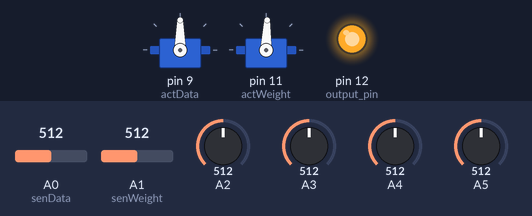
This sketch was run on a simulated Arduino Uno, built with avr-gcc and run on an emulated ATmega328P. Parts: 2 × servo, output pins drawn as LEDs (lit = HIGH). The test bench sets the inputs (shaded band); at power-on: A0 (senData) = 512, A2 = 512, A1 (senWeight) = 512, A3 = 512, A4 = 512, A5 = 512. Random numbers use the default seed unless the sketch sets one; what the sketch prints to the serial monitor is not drawn.

Above: at 1.2 s.
1.3 s: A0 (senData) set to 560
4.3 s: A0 (senData) set to 591
At 4.86 s:
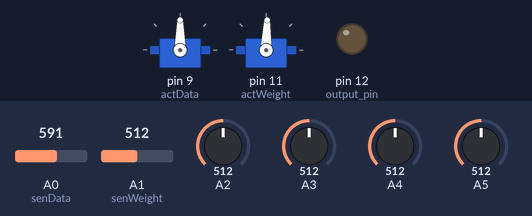
7.3 s: A2 set to 61
At 7.9 s:
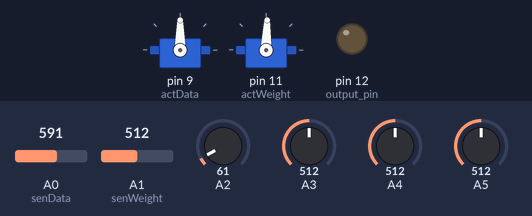
10.3 s: A2 set to 51
13.3 s: A1 (senWeight) set to 537
16.3 s: A1 (senWeight) set to 563
At 16.98 s:
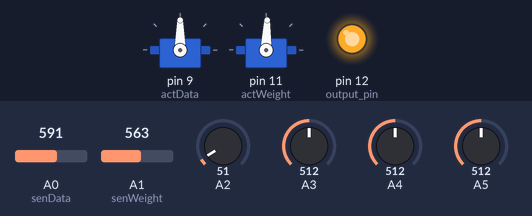
Timing chart, 0 to 20.3 s (numbered marks = the images above; inputs shaded):
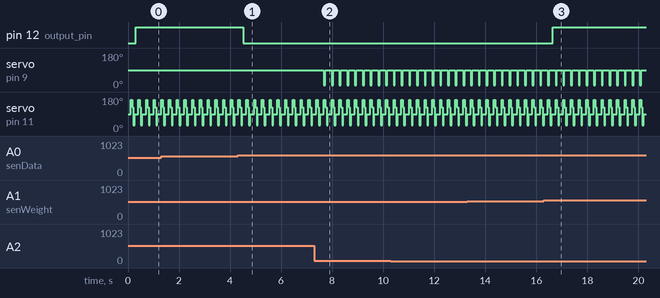

The sketch:

sensibleNeuronDosServos.ino
```cpp
#include <Servo.h>
#define actData 9 //pin (PWM) donde conectar servo/actuador que transmite el dato input
#define senData 0 //pin (A?) donde conectar flexor/sensor que recibe el dato input
#define actWeight 11 //pin (PWM) donde conectar servo/actuador que transmite el peso del input
#define senWeight 1 //pin (A?) donde conectar flexor/sensor que recibe el peso del input
#define output_pin 12 // pin (PWM) de salida de la neurona


Servo servoData; //controlador servo transmite datos de input
Servo servoWeight; //controlador servo transmite datos del peso de cada input

//pines analogos de entrada (diferentes a los senData y senWeight)
byte input_pins[] = {2, 3, 4, 5};

//data
float bias = 1;
float input[sizeof(input_pins)]; //array para guardar datos de entrada
float data; //almacena el valor de la suma de las entradas por el peso y bias
float weight[sizeof(input_pins)]; //array para guardar datos de los pesos de cada entrada
float output;  //dato de salida de la funcion de activacion

void setup() {
  Serial.begin(9600);

  //asociacion de los controladores servo con los pines
  servoData.attach(actData);
  servoWeight.attach(actWeight);

  //configuracion pines PWM como salidas
  pinMode(actData, OUTPUT);
  pinMode(actWeight, OUTPUT);
  pinMode(output_pin, OUTPUT);

  //semilla para pseudoaleatorio
  randomSeed(analogRead(0));

  //asigna los pesos
  setWeights(weight);
}

void loop() {

  //lee datos de las entradas
  for (byte i = 0; i < sizeof(input_pins); i++) {
    input[i] = analogRead(input_pins[i]);
    printLine("input: ", input[i]);
  }

  //suma ponderada de las entradas + bias
  data = sumFunction(input, weight, bias);
  printLine("sum ax +b: ", data);

  //calcula la salida con la funcion de activacion
  output = activation(data);
  printLine("Neuron value: ", output);

  //escribe el dato de salida como PWM en el pin de salida
  analogWrite(output_pin, output * 255);
  Serial.println("");
}

//funcion que carga la matriz de pesos con aleatorios entre -1 y 1
void setWeights(float w[]) {

  for (byte i = 0; i < sizeof(input_pins); i++) {
    w[i] =  random(-100, 100);
    w[i] = w[i] / 100;
    //w[i] = 1.0/sizeof(input_pins);

    //para imprimir los pesos en serial
    String s1 = "Weight ";
    String s2 = ": ";
    String s = s1 + i + s2;
    printLine(s, w[i]);
  }
  Serial.println("");
}

//funcion que imprime un dato con su etiqueta en la misma linea y separa con tab
void printLine(String n, float b) {
  Serial.print(n);
  Serial.print(b);
  Serial.print("\t");
}


//funcion que suma todos los productos del dato por el peso y le agrega el bias
float sumFunction(float in[], float w[], float b) {
  float d = 0; //temporal para guardar la suma

  //suma cada entrada por el peso de la misma
  for (byte i = 0; i < sizeof(input_pins); i++) {
    //si se quiere redimensionar a mano (a veces falla el map
    //(valoraredimensionar - in_min) * (out_max - out_min) / (in_max - in_min) + out_min;
    //float ang = ((in[i] + 1) * 180) / 2;

    //se redimensionan los valores leidos de la entrada y el peso para un angulo
    float angD = map(in[i], 0, 1024, 0, 180);
    float angW = ((w[i] + 1) * 180) / 2;

    //para imprimir los angulos en serial
    String s1 = "ang servoData ";
    String s2 = "ang servoWeight ";
    String s3 = ": ";
    String sD = s1 + i + s3;
    String sW = s2 + i + s3;
    printLine(sD, angD);
    printLine(sW, angW);

    //se ubican los servos en el angulo
    servoData.write(angD);
    servoWeight.write(angW);
    delay(15); //tiempo de respuesta del servo

    //multiplica el valor leido por el sensor del dato de entrada por el sensor del peso y los suma a d
    d += (analogRead(senData) * analogRead(senWeight));
  }

  //suma el bias
  d += bias;

  //devuelve el resultado de la suma de cada (input*weight) mas el bias
  return d;
}

//funcion que recibe la suma de los datos de entrada y activa la neurona
float activation(float sum) {
  //sigmoid (devuelve valores entre 0 y 1)
  return (1 / (1 + exp(-1 * sum)));

  //tanh (devuelve valores entre -1 y 1)
  //return ((2 / (1 + exp(2 * sum)))-1);

  //ReLU (anula valores negativos volviendolos 0)
  //return ((sum<0)?0:sum);

  //Leaky ReLU  (mismo pero los negativos los "rectifica")
  //return ((sum<0)?(sum*0.01):sum);
}
```

Measured:
- the behaviour switches between 575 and 576 on A0 (senData) (found by bisection; images 0 and 1)
- the behaviour switches between 554 and 555 on A1 (senWeight) (found by bisection; images 2 and 3)
- after the input at 4.3 s, pin 12 (output_pin): HIGH → LOW after 0.22 s
- after the input at 7.3 s, servo on pin 9 (actData): alternates 90° for 0.25 s and 10° for 0.05 s, starting after 0.38 s
- after the input at 16.3 s, pin 12 (output_pin): LOW → HIGH after 0.35 s
- by itself, servo on pin 11 (actWeight): repeats every 0.30 s: 165° 0.05 s, 125° 0.05 s, 30° 0.05 s, 88° 0.15 s
